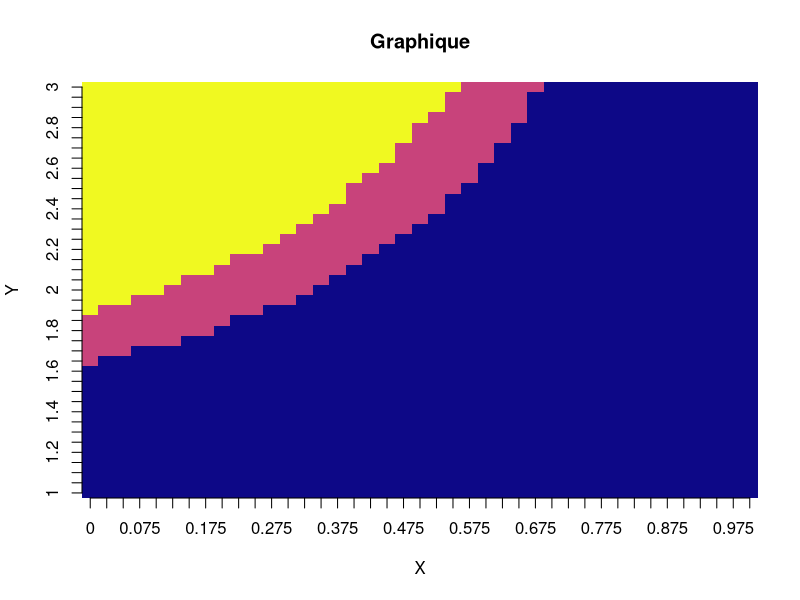
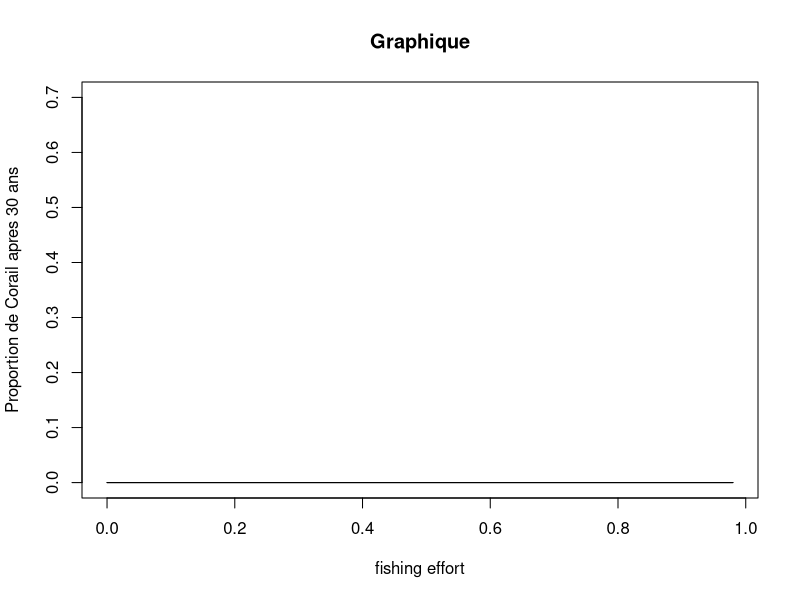
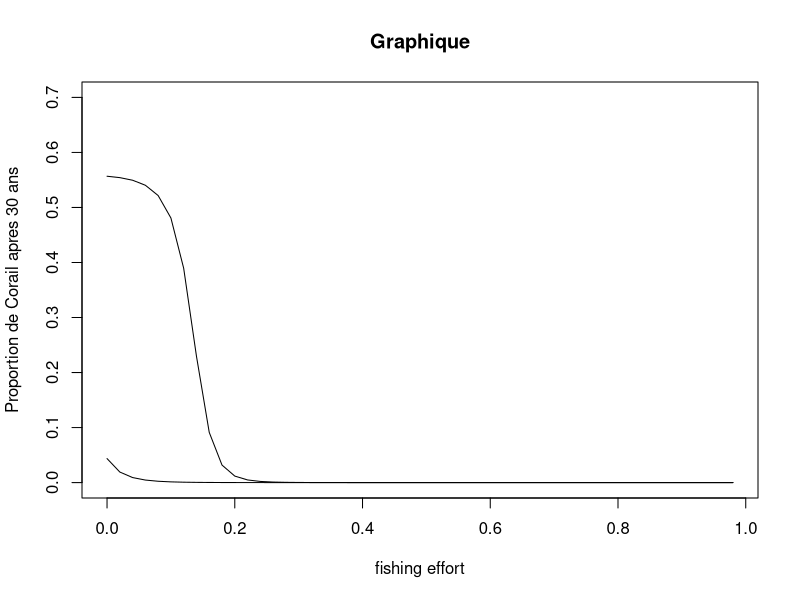
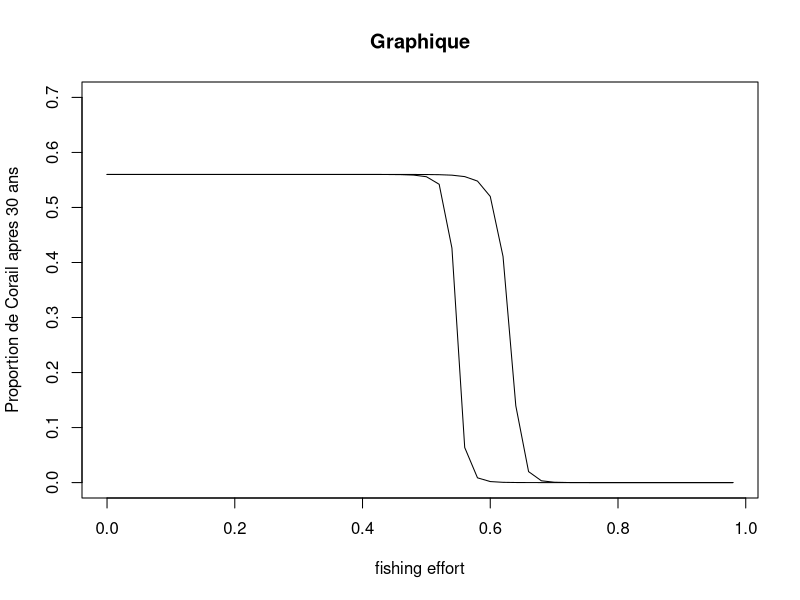

Here is the R script that generated these plots, in order:
## ---- chunk 1
# Chargement de librairie
library(deSolve)
library(viridis)

# Fonction pour le modele deterministe du l'interaction entre le corail, les marcoalgue et les parrofishs.
interaction_coral3 <- function(t, vars, parms){
  with(as.list(c(parms, vars)), {
    
    Y <- 1 - M - C # dY/dt
    R <- rug
    
    dM <- (a*M*C - P*M/(M+Y) + gamma*M*Y)/s # dM/dt
    dC <- (r*Y*C - d*C - a*M*C)/s  # dC/dt
    dP <- P*(1 - (P/(((ca+cb*R)/kmax)*((delta*(M+Y))/(1+v*(M+Y)))))) - (f)*P # dP/dt
    # dR <- hG*C*(3 - R) - hE*(1 - C)*(R - 1) # dR/dt
    
    # Résultat
    #res <- c(dM=dM, dC=dC, dP=dP, dR=dR)
    res <- c(dM=dM, dC=dC, dP=dP)
    return(list(res))
  })
}

# Fonction pour effectuer un simulation du modele
dessinSol3 <- function(ic=c(M=0.001,C=0.56,P=0.75), 
                       times=seq(1:30),func=interaction_coral3, 
                       parms=c(a=0.1,
                               d=0.44,
                               r=1,
                               f=0.2,
                               s=0.49,
                               ca=-(3.21),
                               cb=3.65,
                               kmax=17.745,
                               delta=4.557,
                               v=0.9877,
                               hG=0.03,
                               hE=0.01,
                               gamma = 1.6,
                               rug=2)) {
  soln <- ode(ic, times, func, parms)
  
  # plot(x = times, y = soln[,"M"], type = "l", col = "blue",
  #      xlab = "Temps", ylab = "Données",ylim=c(0,1))
  # lines(x = times, y = soln[,"C"], type = "l", col = "red")
  # lines(x = times, y = soln[,"P"], type = "l", col = "green")
  
  return(soln[30,"C"])
  
}

# Matrice des valeur finale de la proportion de corail apres "times" ans
coral <- matrix(data = NA, nrow = 41, ncol = 41)

# Boucle sur rugosité
for (i in 1:41) {
  fish <- (i - 1) * (1 / 40)  # Calcul de la valeur de fish
  
  # Boucle sur fish
  for (j in 1:41) {
    rugo <- 1 + (j - 1) * (2 / 40)  # Calcul de la valeur de rugosité
    
    # Appel de la fonction de simulation et mise à jour de la matrice coral
    res <- dessinSol3(ic = c(M = 0.001, C = 0.56, P = 0.95),
                      parms = c(a = 0.1, d = 0.44, r = 1, f = fish,
                                s = 0.49, ca = -3.21, cb = 3.65, kmax = 17.745,
                                delta = 4.557, v = 0.9877, hG = 0.03, hE = 0.01,
                                gamma=1.6,rug=rugo))
    
    # Attribut la dominance du corail, des macroalgue ou d'un équilibre apres time ans
    if(res<0.0001){
      color.tag <- 0
    }else if(res<0.45){
      color.tag <- 0.5
    }else{
      color.tag <- 1
    }
    
    #coral[j,i] <- res
    coral[j,i] <- color.tag
  }
}
## ---- chunk 2
interaction_coral4 <- function(t, vars, parms){
  with(as.list(c(parms, vars)), {
    
    Y <- 1 - M - C # dY/dt
    R <- rug
    
    dM <- (a*M*C - P*M/(M+Y) + gamma*M*Y)/s # dM/dt
    dC <- (r*Y*C - d*C - a*M*C)/s  # dC/dt
    dP <- P*(1 - (P/(((ca+cb*R)/kmax)*((delta*(M+Y))/(1+v*(M+Y)))))) - (f)*P # dP/dt
    
    # Résultat
    #res <- c(dM=dM, dC=dC, dP=dP, dR=dR)
    res <- c(dM=dM, dC=dC, dP=dP)
    return(list(res))
  })
}

# Fonction pour effectuer un simulation du modele
dessinSol4 <- function(ic=c(M=0.95,C=0.01,P=0.75), 
                       times=seq(1:30),func=interaction_coral4, 
                       parms=c(a=0.1,
                               d=0.44,
                               r=1,
                               f=0.1,
                               s=0.49,
                               ca=-(3.21),
                               cb=3.65,
                               kmax=17.745,
                               delta=4.557,
                               v=0.9877,
                               hG=0.03,
                               hE=0.01,
                               gamma = 0.8,
                               rug=2.2)) {
  soln <- ode(ic, times, func, parms)
  
  # plot(x = times, y = soln[,"M"], type = "l", col = "blue",
  #      xlab = "Temps", ylab = "Données",ylim=c(0,1))
  # lines(x = times, y = soln[,"C"], type = "l", col = "red")
  # lines(x = times, y = soln[,"P"], type = "l", col = "green")
  
  return(soln[30,"C"])
  
}
rug.vec <- c(1.2,1.6,2.4)
fish.vec <- data.frame()
for (j in seq(3,9,by=3)) {
  for (i in 1:50) {
    fish <- (i - 1) * (1 / 50)  # Calcul de la valeur de fish
    res <- dessinSol4(ic = c(M = 0.3, C = 0.7, P = 0.75),
                      parms = c(a = 0.1, d = 0.44, r = 1, f = fish,
                                s = 0.49, ca = -3.21, cb = 3.65, kmax = 17.745,
                                delta = 4.557, v = 0.9877, hG = 0.03, hE = 0.01,
                                gamma=0.8,rug=rug.vec[j/3]))
    res2 <- dessinSol4(ic = c(M = 0.7, C = 0.3, P = 0.75),
                       parms = c(a = 0.1, d = 0.44, r = 1, f = fish,
                                 s = 0.49, ca = -3.21, cb = 3.65, kmax = 17.745,
                                 delta = 4.557, v = 0.9877, hG = 0.03, hE = 0.01,
                                 gamma=0.8,rug=rug.vec[j/3]))
    fish.vec[i,j-2] <- fish
    fish.vec[i,j-1] <- res
    fish.vec[i,j] <- res2
  }
}

## ---- chunk 3
# Définition des noms de lignes et de colonnes
row_names <- paste(seq(1, 3, by = (2 / 40)))
col_names <- paste(seq(0, 1, by = (1 / 40)))

row.names(coral) <- row_names
colnames(coral) <- col_names

# Créer le graphique avec la matrice en tant que données
image(1:nrow(coral), 1:ncol(coral), t(coral), col = plasma(40),
      xlab = "X", ylab = "Y", main = "Graphique",axes=F);axis(side = 1, at = 1:ncol(coral), labels = col_names);axis(side = 2, at = 1:nrow(coral), labels = row_names)
## ---- chunk 4
plot(x = fish.vec[,1], y = fish.vec[,2],type = "l",ylim = c(0,0.7),xlab = "fishing effort", ylab = "Proportion de Corail apres 30 ans", main = "Graphique")
lines(x = fish.vec[,1], y = fish.vec[,3])

plot(x = fish.vec[,1], y = fish.vec[,5],type = "l",ylim = c(0,0.7),xlab = "fishing effort", ylab = "Proportion de Corail apres 30 ans", main = "Graphique")
lines(x = fish.vec[,1], y = fish.vec[,6])

plot(x = fish.vec[,1], y = fish.vec[,8],type = "l",ylim = c(0,0.7),xlab = "fishing effort", ylab = "Proportion de Corail apres 30 ans", main = "Graphique")
lines(x = fish.vec[,1], y = fish.vec[,9])
